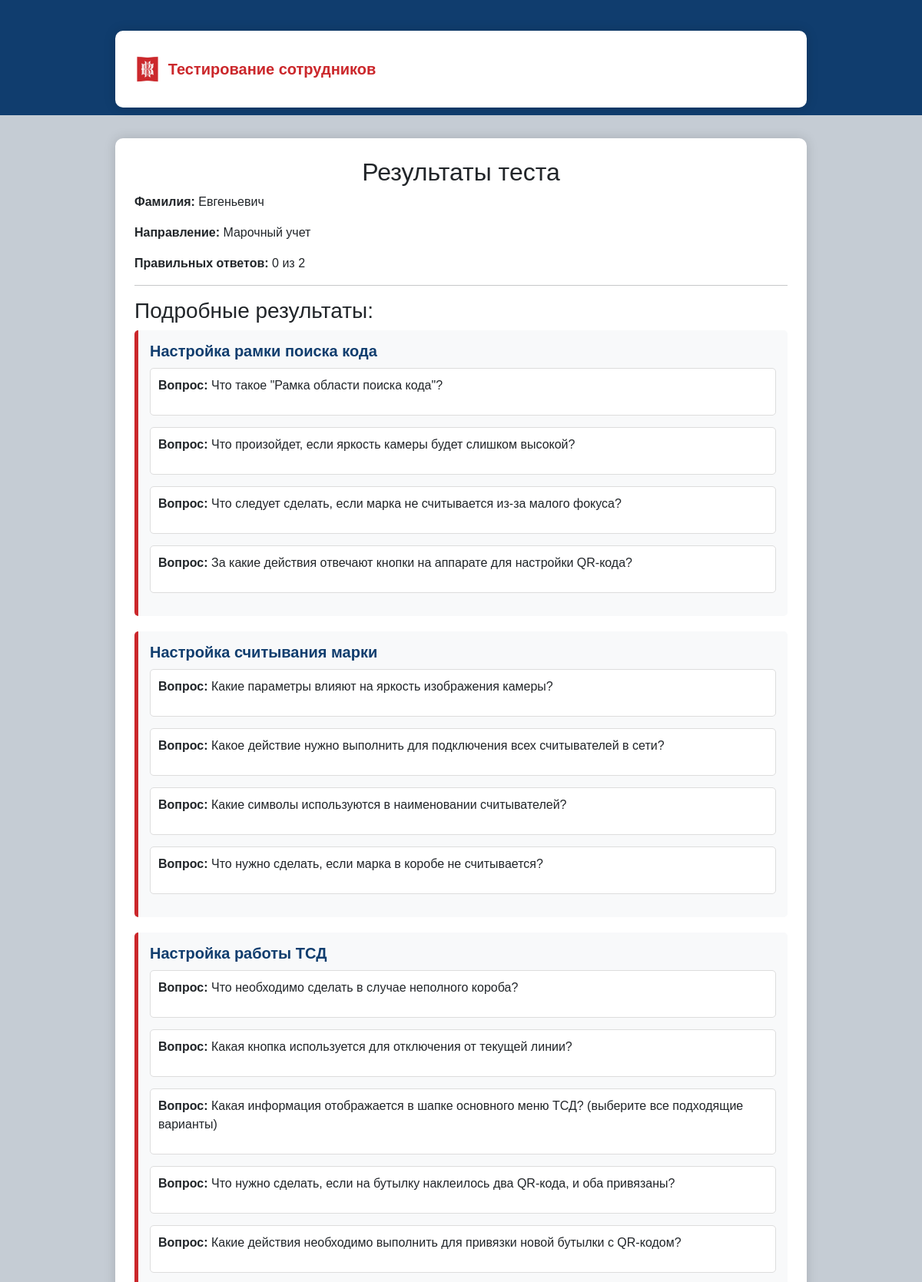
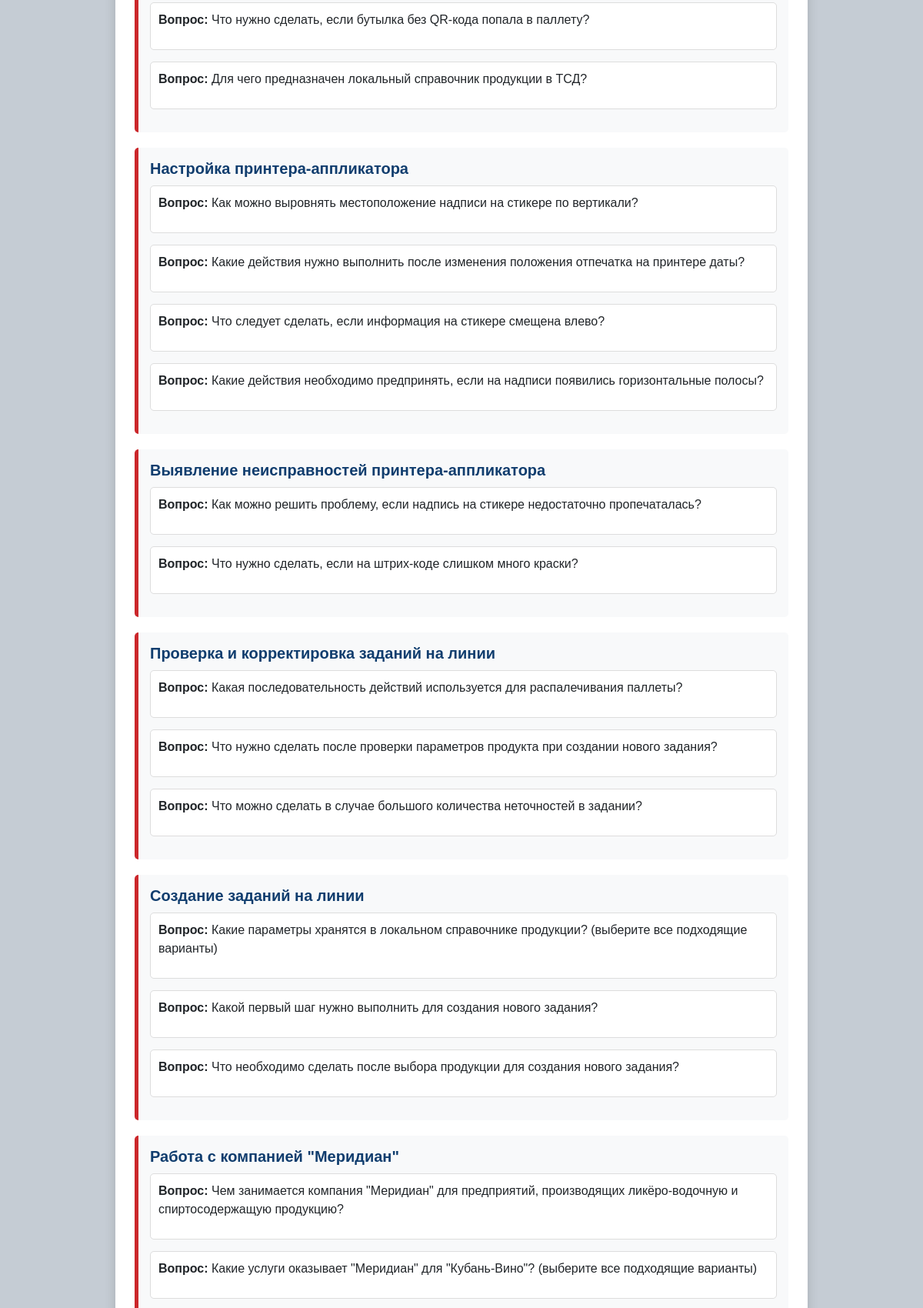
Screenshot of /results/2/ (upper part) with the database file from the repository (2 pictures, top to bottom).
### app_testing/models.py (models this page shows, shortened)
class TestResult(models.Model):
    surname = models.CharField(max_length=255, verbose_name="Фамилия")
    direction = models.ForeignKey(Direction, on_delete=models.CASCADE, verbose_name="Направление")
    theme = models.ForeignKey(Theme, on_delete=models.CASCADE, verbose_name="Тема", null=True, blank=True)
    correct_answers = models.IntegerField(verbose_name="Правильные ответы")
    total_questions = models.IntegerField(verbose_name="Всего вопросов")
    created_at = models.DateTimeField(auto_now_add=True, verbose_name="Дата прохождения")
    class Meta:
        verbose_name = "Результат теста"
        verbose_name_plural = "Результаты тестов"

class Direction(models.Model):
    name = models.CharField(max_length=255, unique=True, verbose_name="Название направления")
    themes = models.ManyToManyField(Theme, related_name="directions", verbose_name="Темы")  # M2M связь
    class Meta:
        verbose_name = "Направление"
        verbose_name_plural = "Направления"

class Theme(models.Model):
    name = models.CharField(max_length=255, unique=True, verbose_name="Название темы")
    class Meta:
        verbose_name = "Тема"
        verbose_name_plural = "Темы"

class Question(models.Model):
    direction = models.ForeignKey(Direction, on_delete=models.CASCADE, related_name="questions", verbose_name="Направление")
    themes = models.ManyToManyField(Theme, related_name="questions", verbose_name="Темы")  # M2M связь
    text = models.TextField(verbose_name="Текст вопроса")
    class Meta:
        verbose_name = "Вопрос"
        verbose_name_plural = "Вопросы"

### app_testing/views.py (the view)
# urls.py: path('results/<int:result_id>/', views.test_results, name='test_results'),
def test_results(request, result_id):
    result = get_object_or_404(TestResult, id=result_id)
    questions = Question.objects.filter(direction=result.direction).prefetch_related('themes', 'answers')
    raw_user_answers = request.session.get(f'test_answers_{result.id}', {})
    user_answers = {int(k): v for k, v in raw_user_answers.items()}  # Преобразуем ключи в int
    themes = Theme.objects.filter(questions__direction=result.direction).distinct()
    questions_by_theme = {theme: list(questions.filter(themes=theme)) for theme in themes}
    return render(request, 'testing/test_results.html', {
        'result': result,
        'questions_by_theme': questions_by_theme,
        'user_answers': user_answers
    })

### app_testing/templatetags/custom_filters.py (called while the page is built)
@register.filter
def get_item(dictionary, key):
    return dictionary.get(key, None)

### templates/testing/test_results.html (shortened to what this page needs)
{% extends 'testing/base.html' %}
{% load custom_filters %}
{% block content %}
    <h2 class="text-center">Результаты теста</h2>
    <p><strong>Фамилия:</strong> {{ result.surname }}</p>
    <p><strong>Направление:</strong> {{ result.direction.name }}</p>
    <p><strong>Правильных ответов:</strong> {{ result.correct_answers }} из {{ result.total_questions }}</p>
    <hr>
    <h3>Подробные результаты:</h3>
    {% for theme, questions in questions_by_theme.items %}
        <div class="theme-block">
            <h3 class="theme-title">{{ theme.name }}</h3>
            {% for question in questions %}
                <div class="question-block">
                    <p><strong>Вопрос:</strong> {{ question.text }}</p>
                </div>
            {% endfor %}
        </div>
    {% endfor %}
{% endblock %}

### templates/testing/base.html (style rules this page uses)
:root { --primary-red: #CB272B; --secondary-red: #E31E24; --dark-blue: #103D6E; --black: #2B2A29; --light-gray: #C5CCD4; }
body { background-color: var(--light-gray); font-family: Arial, sans-serif; }

### templates/testing/test_results.html (style rules this page uses)
.theme-block { background-color: #f8f9fa; border-left: 5px solid #CB272B; padding: 15px; margin-bottom: 20px; border-radius: 5px; }
.question-block { margin-bottom: 15px; padding: 10px; background-color: #ffffff; border: 1px solid #ddd; border-radius: 5px; }
.theme-title { font-size: 20px; font-weight: bold; color: #103D6E; margin-bottom: 10px; }

### rows the page displays
TestResult: surname "Евгеньевич", direction.name "Марочный учет", correct_answers "0", total_questions "2"
Theme: name "Настройка рамки поиска кода"
Question: text "Что такое \"Рамка области поиска кода\"?"
Question: text "Что произойдет, если яркость камеры будет слишком высокой?"
Question: text "Что следует сделать, если марка не считывается из-за малого фокуса?"
Question: text "За какие действия отвечают кнопки на аппарате для настройки QR-кода?"
Theme: name "Настройка считывания марки"
Question: text "Какие параметры влияют на яркость изображения камеры?"
Question: text "Какое действие нужно выполнить для подключения всех считывателей в сети?"
Question: text "Какие символы используются в наименовании считывателей?"
Question: text "Что нужно сделать, если марка в коробе не считывается?"
Theme: name "Настройка работы ТСД"
Question: text "Что необходимо сделать в случае неполного короба?"
Question: text "Какая кнопка используется для отключения от текущей линии?"
Question: text "Какая информация отображается в шапке основного меню ТСД? (выберите все подходящие варианты)"
Question: text "Что нужно сделать, если на бутылку наклеилось два QR-кода, и оба привязаны?"
Question: text "Какие действия необходимо выполнить для привязки новой бутылки с QR-кодом?"
Question: text "Что нужно сделать, если бутылка без QR-кода попала в паллету?"
Question: text "Для чего предназначен локальный справочник продукции в ТСД?"
Theme: name "Настройка принтера-аппликатора"
Question: text "Как можно выровнять местоположение надписи на стикере по вертикали?"
Question: text "Какие действия нужно выполнить после изменения положения отпечатка на принтере даты?"
Question: text "Что следует сделать, если информация на стикере смещена влево?"
Question: text "Какие действия необходимо предпринять, если на надписи появились горизонтальные полосы?"
Theme: name "Выявление неисправностей принтера-аппликатора"
Question: text "Как можно решить проблему, если надпись на стикере недостаточно пропечаталась?"
Question: text "Что нужно сделать, если на штрих-коде слишком много краски?"
Theme: name "Проверка и корректировка заданий на линии"
Question: text "Какая последовательность действий используется для распалечивания паллеты?"
Question: text "Что нужно сделать после проверки параметров продукта при создании нового задания?"
Question: text "Что можно сделать в случае большого количества неточностей в задании?"
Theme: name "Создание заданий на линии"
Question: text "Какие параметры хранятся в локальном справочнике продукции? (выберите все подходящие варианты)"
Question: text "Какой первый шаг нужно выполнить для создания нового задания?"
Question: text "Что необходимо сделать после выбора продукции для создания нового задания?"
Theme: name "Работа с компанией \"Меридиан\""
Question: text "Чем занимается компания \"Меридиан\" для предприятий, производящих ликёро-водочную и спиртосодержащую продукцию?"
Question: text "Какие услуги оказывает \"Меридиан\" для \"Кубань-Вино\"? (выберите все подходящие варианты)"
